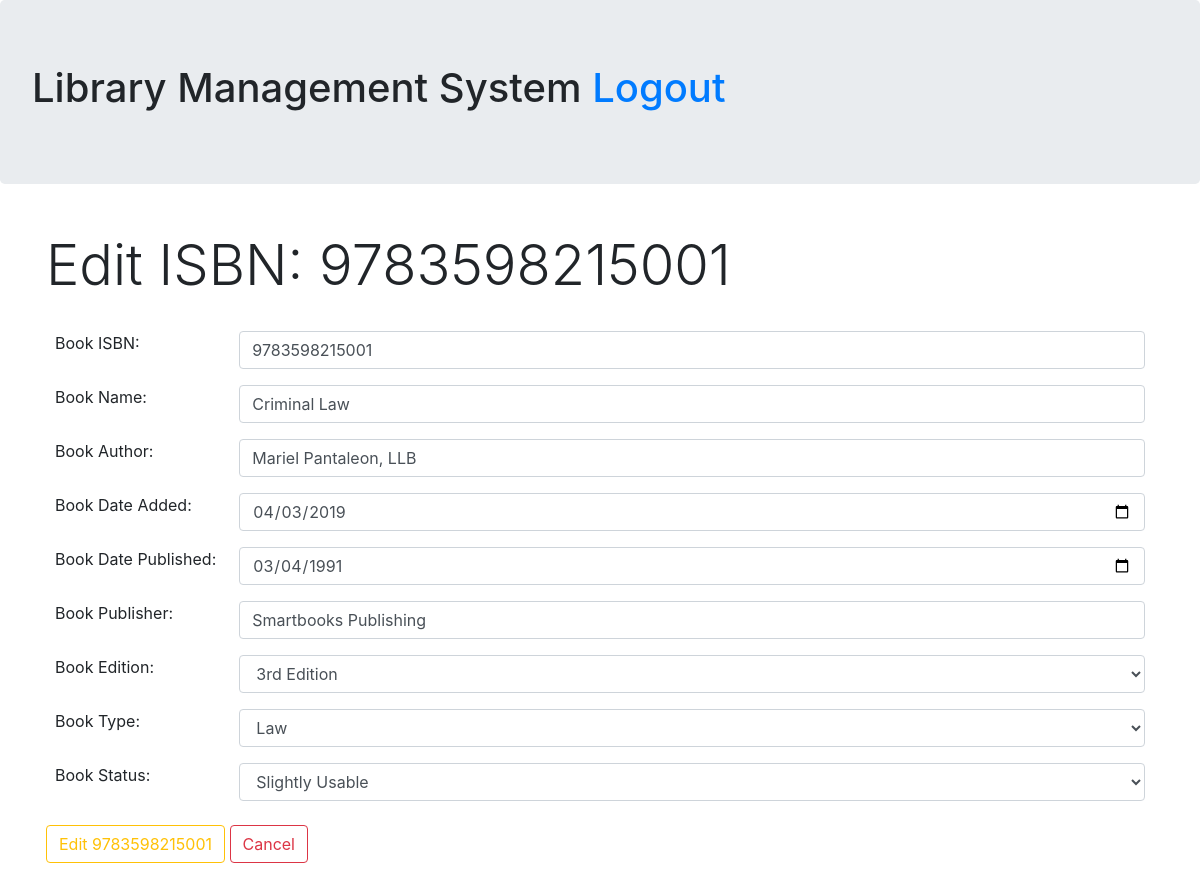
The app's page /admin/book-update.php?ISBN=9783598215001 with its own data.
### tables this page shows
CREATE TABLE `book` (
  `book_ISBN` varchar(13) NOT NULL,
  `book_name` varchar(50) NOT NULL,
  `book_author` varchar(50) NOT NULL,
  `book_date_added` date NOT NULL,
  `book_date_published` date NOT NULL,
  `book_publisher` varchar(50) NOT NULL,
  `book_edition` varchar(20) NOT NULL,
  `book_type` varchar(20) NOT NULL,
  `book_borrow_status` char(1) NOT NULL DEFAULT 'R',
  `book_status` char(1) NOT NULL
);

### classes/connect_service.php (called while the page is built, shortened)
<?php
class Database {
    private $servername = "localhost";
    private $username = "root";
    private $password = "";
    private $database = "library";
    public function __construct(){
        $this->conn = new mysqli($this->servername, $this->username, $this->password, $this->database);
        return $this->conn;
    }
}
?>

### classes/bookDAO.php (called while the page is built, shortened)
<?php
    require_once 'connect_service.php';
    class BookAccessObject extends Database{
        public function getOneBook($isbn){
            $sql = "SELECT * FROM book WHERE book_ISBN = '$isbn'";
            $result = $this->conn->query($sql);
            $row = $result->fetch_assoc();
            return $row;
        }
    }
?>

### admin/book-update.php (the view, shortened to what this page needs)
<?php
    require_once '../classes/bookDAO.php';
    $isbn = $_GET['ISBN'];
    $bookdao = new BookAccessObject;
    $book = $bookdao->getOneBook($isbn);
?>
<!DOCTYPE html>
<html lang="en">
<head>
    <link rel="stylesheet" href="https://use.fontawesome.com/releases/v5.8.1/css/all.css">
    <link rel="stylesheet" href="https://stackpath.bootstrapcdn.com/bootstrap/4.1.3/css/bootstrap.min.css">
</head>
<body>
    <div class="jumbotron">
        <h1>Library Management System <a href="../logout.php?page=2">Logout</a> </h1>
    </div>
    <div class="container mt-3 justify-content-center p-3">
        <h4 class="display-4">Edit ISBN: <?php echo $isbn; ?></h4>
        <form action="" method="post">
            <div class="row p-3">
                <label for="" class="col-sm-2 p-2">Book ISBN:</label>
                <div class="col-sm-10 p-2">
                    <input type="text" name="isbn" id="" class="form-control" value="<?php echo $book['book_ISBN']; ?>">
                </div>
                <label for="" class="col-sm-2 p-2">Book Name:</label>
                <div class="col-sm-10 p-2">
                    <input type="text" name="bookname" id="" class="form-control" value="<?php echo $book['book_name']; ?>">
                </div>
                <label for="" class="col-sm-2 p-2">Book Author:</label>
                <div class="col-sm-10 p-2">
                    <input type="text" name="author" id="" class="form-control" value="<?php echo $book['book_author']; ?>">
                </div>
                <label for="" class="col-sm-2 p-2">Book Date Added:</label>
                <div class="col-sm-10 p-2">
                    <input type="date" name="dateadded" id="" value="<?php echo $book['book_date_added']; ?>" class="form-control">
                </div>
                <label for="" class="col-sm-2 p-2">Book Date Published:</label>
                <div class="col-sm-10 p-2">
                    <input type="date" name="datepublished" id="" class="form-control" value="<?php echo $book['book_date_published']; ?>">
                </div>
                <label for="" class="col-sm-2 p-2">Book Publisher:</label>
                <div class="col-sm-10 p-2">
                    <input type="text" name="publisher" id="" class="form-control" value="<?php echo $book['book_publisher']; ?>">
                </div>
                <label for="" class="col-sm-2 p-2">Book Edition:</label>
                <div class="col-sm-10 p-2">
                    <select name="edition" id="" class="form-control">
                        <?php
                            switch($book['book_edition']){
                                case "3rd Edition":
                                    echo "<option value='3rd Edition' selected>3rd Edition</option>";
                                    break;
                            }
                        ?>
                    </select>
                </div>
                <label for="" class="col-sm-2 p-2">Book Type:</label>
                <div class="col-sm-10 p-2">
                    <select name="type" id="" class="form-control">
                        <?php
                            switch($book['book_type']){
                                case "Law":
                                    echo "<option value='Law' selected>Law</option>";
                                    break;
                            }
                        ?>
                    </select>
                </div>
                <label for="" class="col-sm-2 p-2">Book Status:</label>
                <div class="col-sm-10 p-2">
                    <select name="status" id="" class="form-control">
                        <?php
                            if($book['book_status'] == 'U'){
                                echo "<option value='U' selected>Usable</option>";
                                echo "<option value='S'>Slightly Usable</option>";
                                echo "<option value='N'>Not Usable</option>";
                            }elseif($book['book_status'] == 'S'){
                                echo "<option value='S' selected>Slightly Usable</option>";
                            }else{
                                echo "<option value='U'>Usable</option>";
                                echo "<option value='S'>Slightly Usable</option>";
                                echo "<option value='N' selected>Not Usable</option>";
                            }
                        ?>
                    </select>
                </div>
            </div>
                <div class="mx-auto d-block">
                    <input type="submit" value="Edit <?php echo $isbn; ?>" name="edit" class="btn btn-outline-warning">
                    <a href="book-retrieve.php" role="button" class="btn btn-outline-danger">Cancel</a>
                </div>
        </form>
    </div>
</body>
</html>

### records on screen
book: isbn "9783598215001", bookname "Criminal Law", author "Mariel Pantaleon, LLB", dateadded "04/03/2019", datepublished "03/04/1991", publisher "Smartbooks Publishing", edition "3rd Edition", type "Law", status "Slightly Usable"

### other values on screen
$isbn "9783598215001"
